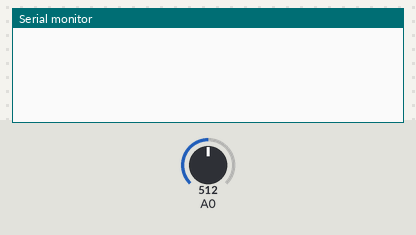
The sketch below on a simulated Arduino Uno, built with avr-gcc and run on an emulated ATmega328P. Shown: the last lines printed to the serial monitor. Inputs (shaded band) come from the test bench; at power-on: A0 = 512.

Above: at 1.2 s.
1.3 s: A0 set to 40
At 1.37 s:
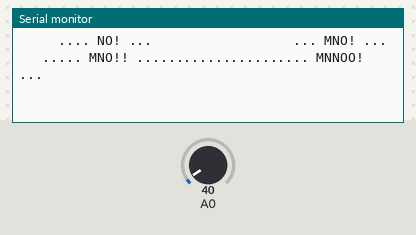
At 2.7 s:
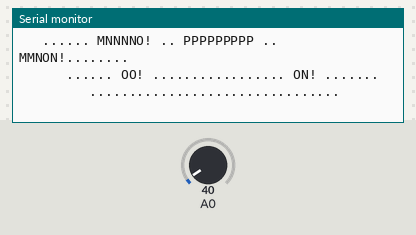

Measured:
- after the input at 1.3 s, the serial monitor: prints a new line at once (image 1)

The sketch:

Laser_Diode.ino
```cpp
void setup() {

  Serial.begin(9600);

}

void loop() {

  //Serial.println(analogRead(A0));

  if(analogRead(A0) < 50){
  Serial.println("     .... NO! ...                  ... MNO! ...");
  Serial.println("   ..... MNO!! ...................... MNNOO! ...");
  Serial.println(" ..... MMNO! ......................... MNNOO!! .");
  Serial.println("..... MNOONNOO!   MMMMMMMMMMPPPOII!   MNNO!!!! .");
  Serial.println(" ... !O! NNO! MMMMMMMMMMMMMPPPOOOII!! NO! ....");
  Serial.println("    ...... ! MMMMMMMMMMMMMPPPPOOOOIII! ! ...");
  Serial.println("   ........ MMMMMMMMMMMMPPPPPOOOOOOII!! .....");
  Serial.println("   ........ MMMMMOOOOOOPPPPPPPPOOOOMII! ...");
  Serial.println("    ....... MMMMM..    OPPMMP    .,OMI! ....");
  Serial.println("     ...... MMMM::   o.,OPMP,.o   ::I!! ...");
  Serial.println("         .... NNM:::.,,OOPM!P,.::::!! ....");
  Serial.println("          .. MMNNNNNOOOOPMO!!IIPPO!!O! .....");
  Serial.println("         ... MMMMMNNNNOO:!!:!!IPPPPOO! ....");
  Serial.println("           .. MMMMMNNOOMMNNIIIPPPOO!! ......");
  Serial.println("          ...... MMMONNMMNNNIIIOO!..........");
  Serial.println("       ....... MN MOMMMNNNIIIIIO! OO ..........");
  Serial.println("    ......... MNO! IiiiiiiiiiiiI OOOO ...........");
  Serial.println("  ...... NNN.MNO! . O!!!!!!!!!O . OONO NO! ........");
  Serial.println("   .... MNNNNNO! ...OOOOOOOOOOO .  MMNNON!........");
  Serial.println("   ...... MNNNNO! .. PPPPPPPPP .. MMNON!........");
  Serial.println("      ...... OO! ................. ON! .......");
  Serial.println("         ................................");
  Serial.println("\n\n\n\n\n\n");
    delay(2000);
  }

}
```
